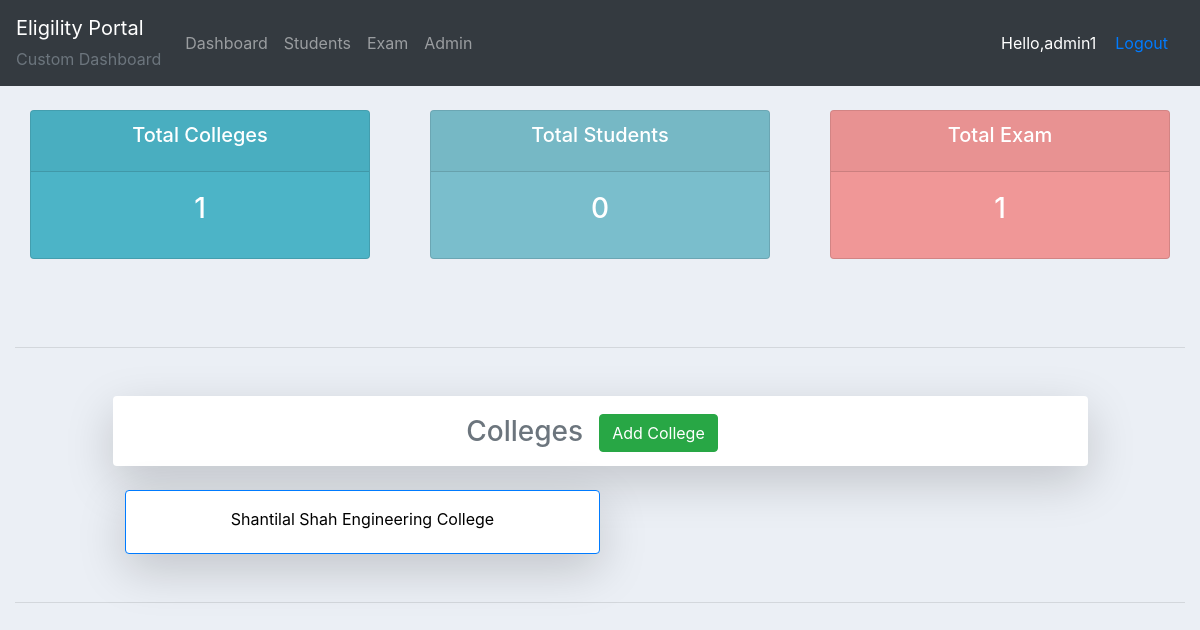
Before: /adminapp/ (signed in) with the older database file.
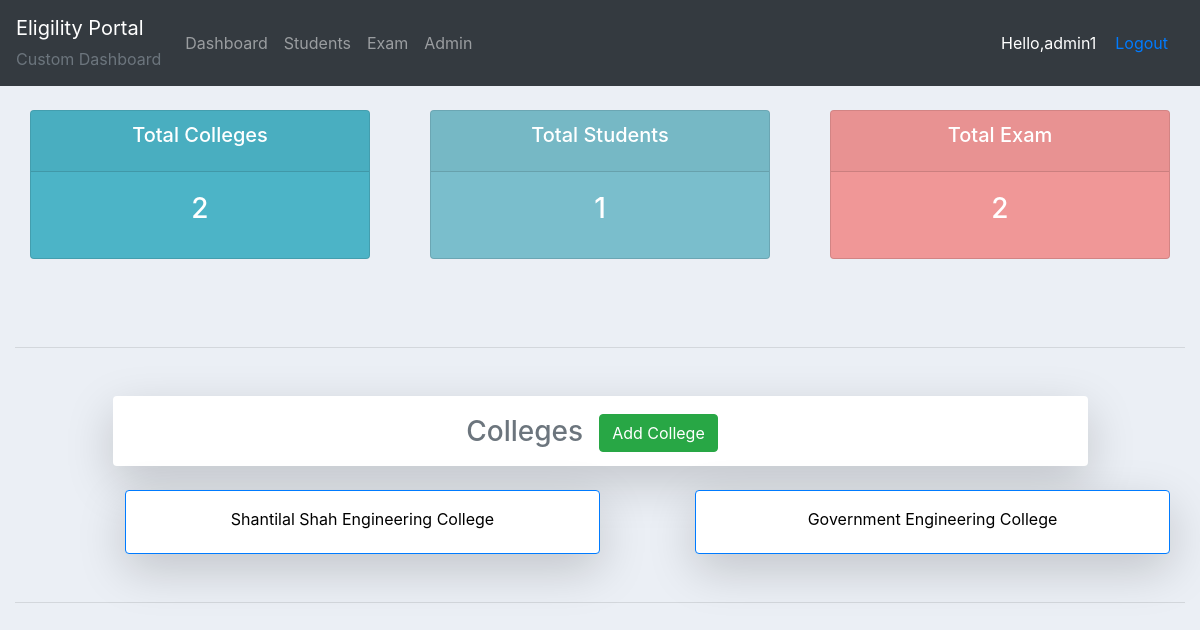
After: the same page with the newer database file.
### exam/models.py (models this page shows)
class College(models.Model):
    clg_name = models.CharField(max_length=300)
    def __str__(self):
        return self.clg_name

### exam/decorators.py (the view)
        def wrapper_func(request, *args,  **kwargs):
            group = None
            if request.user.groups.exists():
                group = request.user.groups.all()[0].name
            if group in allowed_roles:
                return view_func(request, *args, **kwargs)
            else:
                return HttpResponse('Not Allowed')

### adminapp/views.py (called while the page is built)
@login_required(login_url='adminapp:loginadmin/')
@allowed_users(allowed_roles=['admin'])
def home(request):
    college_list = College.objects.all()
    college_count = college_list.count()
    student_count = Student.objects.all().count()
    exam_count = Exam.objects.all().count()
    context = {
        'college_list' : college_list,
        'college_count' : college_count,
        'student_count' : student_count,
        'exam_count' : exam_count
    }
    return render(request, 'adminapp/dashboard.html', context)

### adminapp/templates/adminapp/dashboard.html (shortened to what this page needs)
{%  extends 'adminapp/main.html' %}
{% block content %}
{%  include 'adminapp/status.html' %}
<br>
<hr class="my-5">
<div class="colleges col-md-10 offset-md-1 shadow-lg bg-white rounded align-middle"><h3 class="head text-center text-muted align-middle">Colleges<span class="mx-3"><a href="{% url 'adminapp:addcollege' %}" class="btn btn-success">Add College</a></span></h3></div>
<div class="container">
	<div class="row mt-3">
	{% for college in college_list %}
		<a href="{% url 'adminapp:college-student' college.id %}" class="btn btn-primary hover col-md-5 offset-md-1 mt-2 shadow-lg p-3 bg-white rounded">
			<div>{{college}} </div>
		</a>
	{% endfor %}
	</div>
</div>
<br>
<hr class="my-4 bold">
{% endblock %}

Changed rows visible on the page:
added College: clg_name "Government Engineering College"
Other visible differences:
{{ college_count }}: "1" → "2"
{{ student_count }}: "0" → "1"
{{ exam_count }}: "1" → "2"
